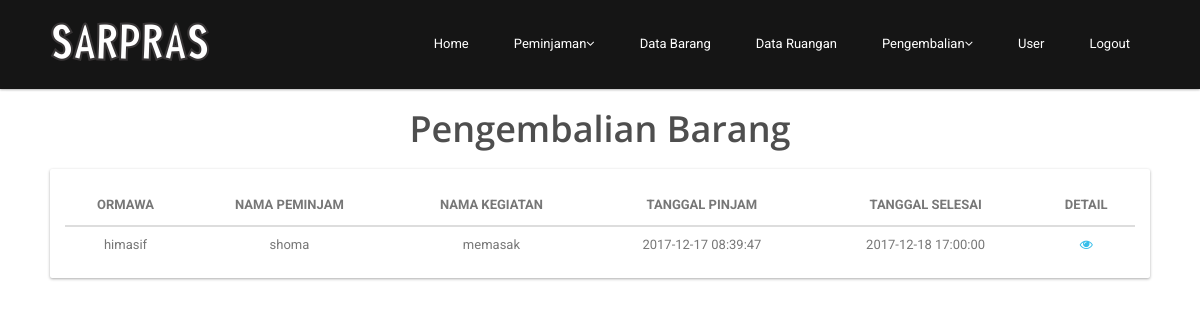
Page /pengembalianBarang (signed in) on the committed database.
### tables this page shows
CREATE TABLE `tb_peminjaman_barang` (
  `id` int(10) UNSIGNED NOT NULL,
  `id_user` varchar(50) NOT NULL,
  `nama_peminjam` varchar(50) NOT NULL,
  `nama_kegiatan` varchar(255) NOT NULL,
  `barang_id` int(10) UNSIGNED NOT NULL,
  `jumlah_pinjam` int(11) NOT NULL,
  `tgl_pinjam` timestamp NOT NULL DEFAULT CURRENT_TIMESTAMP ON UPDATE CURRENT_TIMESTAMP,
  `tgl_selesai` timestamp NOT NULL DEFAULT '0000-00-00 00:00:00',
  `status_pinjam` tinyint(1) NOT NULL DEFAULT '0',
  `created_at` timestamp NULL DEFAULT NULL,
  `updated_at` timestamp NULL DEFAULT NULL
);

### app/controller/pengembalianBarang.php (called while the page is built, shortened)
<?php
class pengembalianBarang extends controller {
    function __construct()
    {
        $this->model = $this->model->load('pengembalianBarang');
    }
    function index(){
        $this->view->data = $this->model->getData();
        $this->view->display('pengembalianBarang','admin');
    }
}

### index.php (called while the page is built, shortened)
<?php
require 'config/database.php';
require 'libs/controller.php';
require 'libs/model.php';
require 'libs/database.php';
$app = new routing();

### libs/database.php (called while the page is built, shortened)
<?php
class database extends PDO {
    public function selectAll($query, $fetchMode = PDO::FETCH_ASSOC) {
        try {
            $stmt = $this->prepare($query);
            $stmt->execute();
            return $stmt->fetchAll($fetchMode);
        } catch (PDOException $e) {
            echo $e->getMessage();
        }
    }
}

### app/model/m_pengembalianBarang.php (called while the page is built, shortened)
<?php
class m_pengembalianBarang extends model {
    function getData() {
        return $this->db->selectAll("SELECT * FROM tb_peminjaman_barang pb join tb_barang b ON barang_id = b.id
         WHERE status_pinjam = 2
        GROUP BY nama_kegiatan");
    }
  }

### libs/controller.php (called while the page is built, shortened)
<?php
class controller {
    function __construct() {
        $this->model = new model();
    }
}

### libs/model.php (called while the page is built, shortened)
<?php
class model {
    function __construct() {
        $this->db = new database();
    }
    function load($model) {
        $path = 'app/model/m_' . $model . '.php';
        if (file_exists($path)) {
            return new $modelName();
        } else {
            echo 'Kesalahan: m_' . $model . '.php tidak ditemukan';
        }
    }
}

### app/view/admin/v_pengembalianBarang.php (the view, shortened to what this page needs)
<?php require_once(__DIR__.'/../part/header.php');?>
<div id="page-login" class="page-logreg">
    <div id="main">
        <div class="container clearfix">
          <br>
          <br>
          <br>
          <div class="center wow fadeInDown">
              <h2>Pengembalian Barang</h2>
          </div>
            <div class="card clearfix section">
                <div class="card-body">
                    <div class="desktop">
                        <table>
                            <thead>
                            <tr>
                                <th>Ormawa</th>
                                <th>Nama Peminjam</th>
                                <th>Nama Kegiatan</th>
                                <th>Tanggal Pinjam</th>
                                <th>Tanggal Selesai</th>
                                <th>detail</th>
                            </tr>
                            </thead>
                            <tbody>
                            <?php foreach ($this->data as $key => $value){?>
                                <tr>
                                    <td><?php echo $value['id_user'] ?></td>
                                    <td><?php echo $value['nama_peminjam'] ?></td>
                                    <td><?php echo $value['nama_kegiatan'] ?></td>
                                    <td><?php echo $value['tgl_pinjam'] ?></td>
                                    <td><?php echo $value['tgl_selesai'] ?></td>
                                    <td><a href="<?php echo URL; ?>/pengembalianBarang/detail/<?php echo $value['nama_kegiatan'] ?>"><i class="fa fa-eye"></i></a>
                                    </td>
                                    </tr>
                            <?php } ?>
                            </tbody>
                        </table>
                    </div>
                </div>
            </div>
        </div>
    </div>

### public/css/main.css (style rules this page uses)
h1, h2, h3, h4, h5, h6 { font-weight: 600; font-family: 'Open Sans', sans-serif; color:#4e4e4e; }
h2 { font-size: 20px; }
a { color: #c52d2f; -webkit-transition: color 300ms, background-color 300ms; -moz-transition: color 300ms, background-color 300ms; -o-transition: color 300ms, background-color 300ms; transition: color 300ms, background-color 300ms; }
.center h2 { font-size: 36px; margin-top: 0; margin-bottom: 20px; }
.center { text-align: center; }

### public/css/style.css (style rules this page uses)
a, a:hover { color: #36BEEA }
.container { width: 1100px; padding: 0px }
.card { position: relative; background-color: #fff; color: #313534; border-radius: 2px; -webkit-box-shadow: 0 1px 3px 0 rgba(0, 0, 0, 0.33); box-shadow: 0 1px 3px 0 rgba(0, 0, 0, 0.33) }
.card-body { padding: 15px; position: relative }
table { width: 100%; color: #777 }
table th { vertical-align: middle; text-transform: uppercase; padding: 8px; text-align: center; line-height: 25px; border-bottom: 2px solid #ddd }
table tbody td { padding: 8px; border-top: 1px solid #ddd; vertical-align: top; line-height: 20px; text-align: center; vertical-align: middle; }
#main { margin: 70px 0px 0px }

### rows in the picture
tb_peminjaman_barang: id_user "himasif", nama_peminjam "shoma", nama_kegiatan "memasak", tgl_pinjam "2017-12-17 08:39:47", tgl_selesai "2017-12-18 17:00:00"
